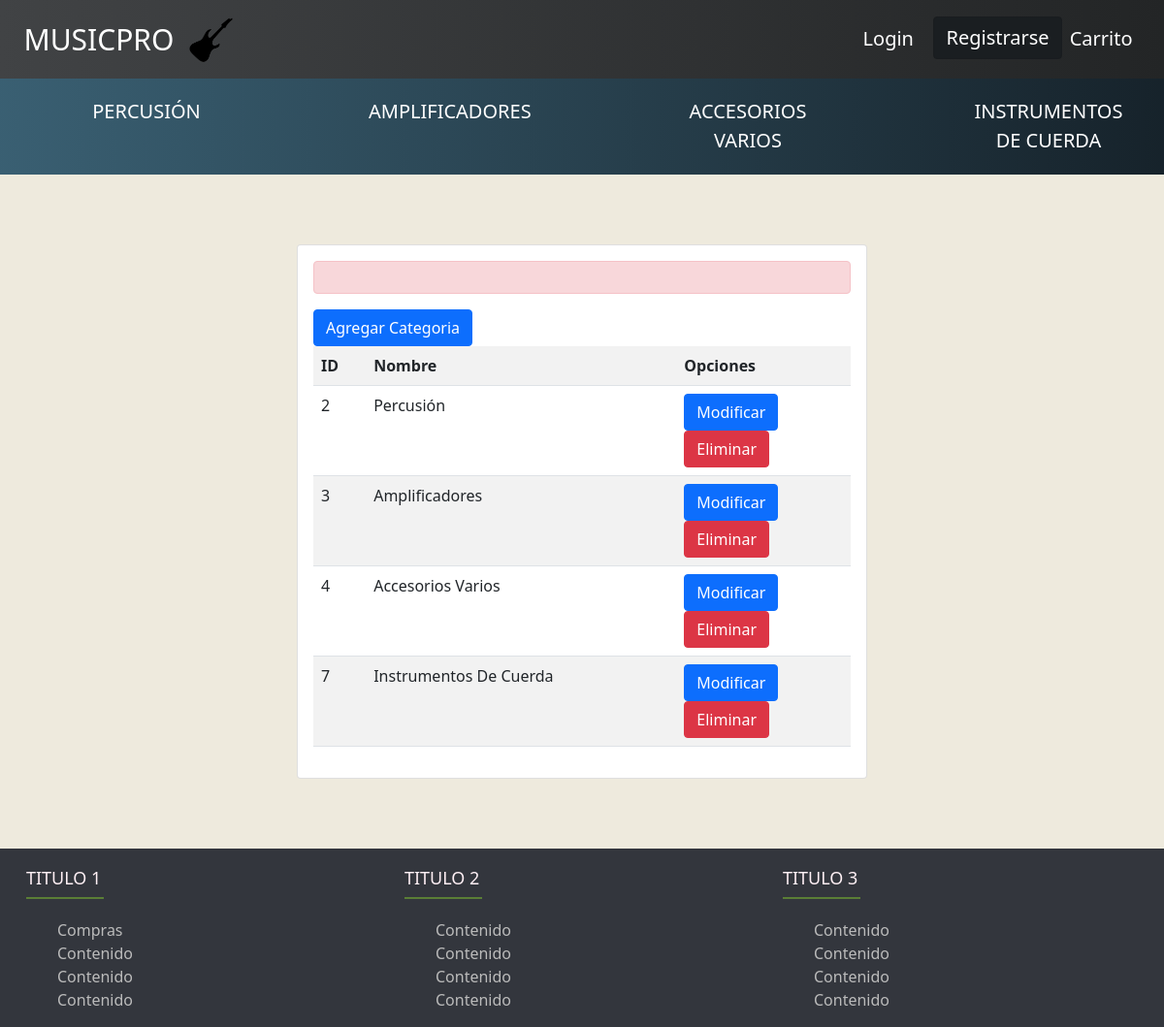
Before: /list_category/ with the older database file.
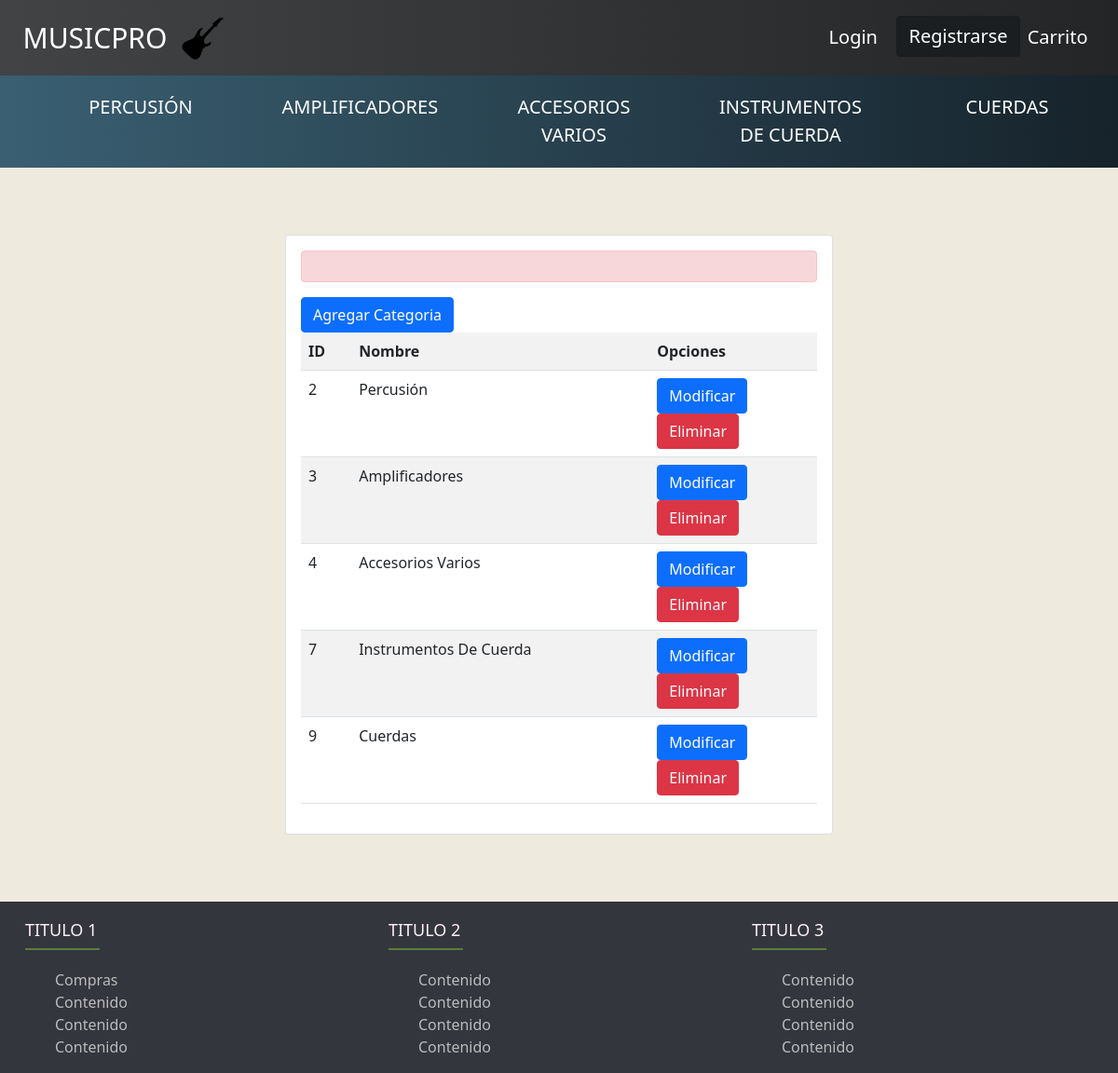
After: the same page with the newer database file.
### core/models.py (models this page shows, shortened)
class Categoria(models.Model):
    categoria = models.CharField(max_length=200, null=False)

### core/views.py (the view)
# urls.py: path('list_category/', views.list_category, name="list_category"),
def list_category(request):
    all_categorias = Categoria.objects.all()
    data ={
        'all_categorias':all_categorias
    }
    return render(request, 'core/list_category.html', data)

### core/templates/core/list_category.html (shortened to what this page needs)
{% extends 'core/base.html' %}
{% block content %}
{% load humanize %}
<br>
<br>
<br>
<div class="row">
    <div class="col-12 col-md-6 offset-md-3">
        <div class="card">
            <div class="card-body">
                <div>
                    <p class="alert alert-danger">{{ mensaje }}</p>
                    <a class="btn btn-primary text-align-center" href="{% url 'new_category' %}">Agregar Categoria</a>
                </div>
                <table class="table table-striped table-hover">
                    <tr>
                        <th>ID</th>
                        <th>Nombre</th>
                        <th>Opciones</th>
                    </tr>
                    {% for c in all_categorias %}
                    <tr>
                        <td>{{ c.id | title }}</td>
                        <td>{{ c.categoria | title }}</td>
                        <td>
                            <a class="btn btn-primary" href="{% url 'modify_category' c.id %}">Modificar</a>
                            <br>
                            <a class="btn btn-danger" href="{% url 'delete_category' c.id %}">Eliminar</a>
                        </td>
                    </tr>
                    {% endfor %}
                </table>
            </div>
        </div>
    </div>
</div>
<br>
<br>
<br>
{% endblock %}

### core/templates/core/base.html (shortened to what the changed rows need)
{% load static %}
<!DOCTYPE html>
<html lang="es">
<head>
    <link rel="stylesheet" href="https://cdn.jsdelivr.net/npm/bootstrap-icons@1.5.0/font/bootstrap-icons.css">
    <link href="https://cdn.jsdelivr.net/npm/bootstrap@5.0.1/dist/css/bootstrap.min.css" rel="stylesheet">
    <link rel="stylesheet" href="{% static 'css/index.css' %}">
</head>
<body class="uwu">
    <div class="row">
        <div class="bottom_nav">
            <ul class="row">
                {% for c in all_categorias %}
                <li class="col col-md-2 col-sm-3 col-xs-6 "><a class="text-decoration-none" href="{% url 'sub_categories' c.id %}">{{c.categoria }}</a></li>
                {% endfor %}
            </ul>
        </div>
    </div>
    {% block content %} {% endblock %}
</body>
</html>

Changed rows visible on the page:
added Categoria: categoria "CUERDAS", id "9", categoria "Cuerdas"
